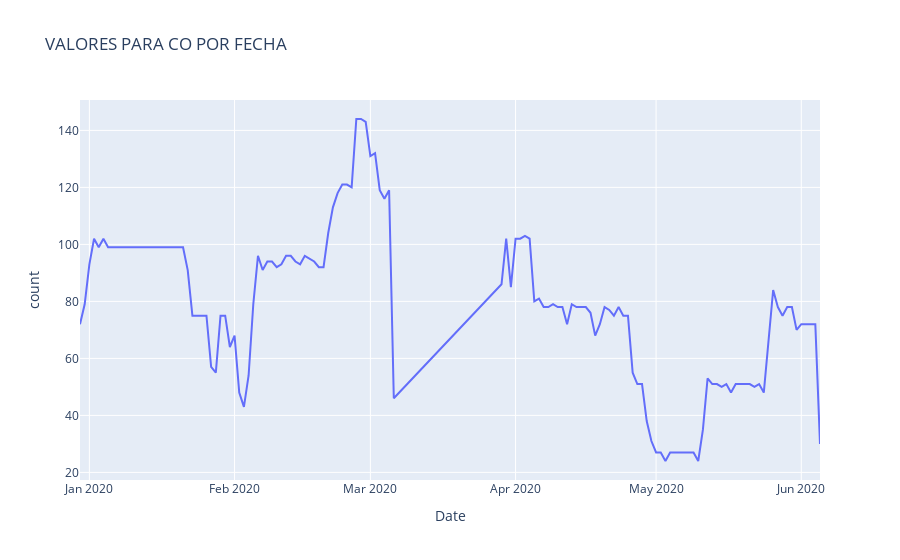
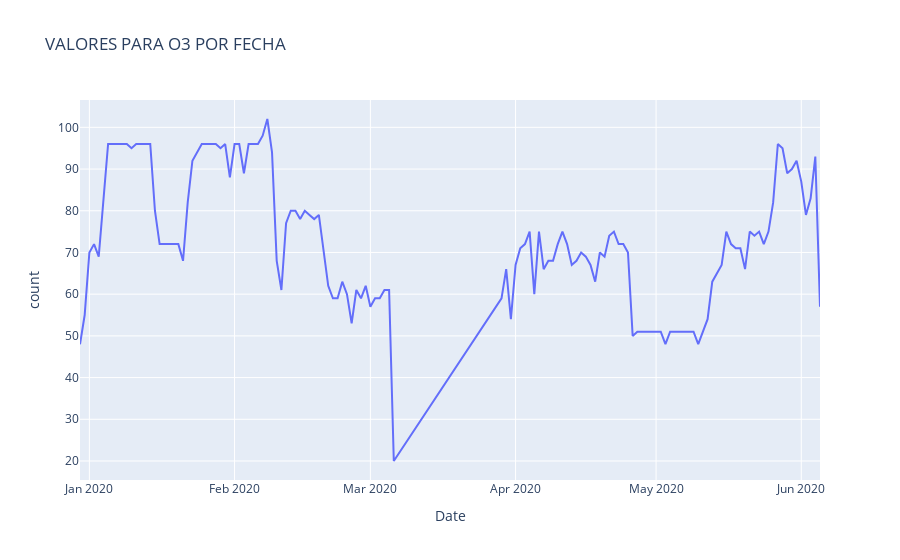

Notebook code cell kept with these figures, in order:
### Markdown cell above
En los días de cuarentena se vió un aumento significativo del ozono superficial, cercano a los valores de base de ozono superficial del planeta, como consecuencia de la disminución en la concentración de CO. El aumento en la cantidad de ozono está relacionado con la disminución de monóxido de carbono, debido a que estos gases reaccionan entre sí, y una menor concentración del CO produce un incremento en las concentraciones del O3.

### Code cell
fig2.show()
fig3.show()

### Figure 1 — Plotly figure (JSON) as saved in the notebook; plotly's stock layout.template omitted (floating-point values rounded to 4 significant figures; data arrays with more than 128 entries replaced by an {"elided": "..."} marker saying what was removed)
{"data": [{"hovertemplate": "Date=%{x}<br>count=%{y}<extra></extra>", "legendgroup": "", "line": {"color": "#636efa", "dash": "solid"}, "mode": "lines", "name": "", "orientation": "v", "showlegend": false, "type": "scatter", "x": {"elided": "137 str values"}, "xaxis": "x", "y": {"elided": "137 int values"}, "yaxis": "y"}], "layout": {"legend": {"tracegroupgap": 0}, "title": {"text": "VALORES PARA CO POR FECHA"}, "xaxis": {"anchor": "y", "domain": [0, 1], "title": {"text": "Date"}}, "yaxis": {"anchor": "x", "domain": [0, 1], "title": {"text": "count"}}}}

### Figure 2 — Plotly figure (JSON) as saved in the notebook; plotly's stock layout.template omitted (floating-point values rounded to 4 significant figures; data arrays with more than 128 entries replaced by an {"elided": "..."} marker saying what was removed)
{"data": [{"hovertemplate": "Date=%{x}<br>count=%{y}<extra></extra>", "legendgroup": "", "line": {"color": "#636efa", "dash": "solid"}, "mode": "lines", "name": "", "orientation": "v", "showlegend": false, "type": "scatter", "x": {"elided": "137 str values"}, "xaxis": "x", "y": {"elided": "137 int values"}, "yaxis": "y"}], "layout": {"legend": {"tracegroupgap": 0}, "title": {"text": "VALORES PARA O3 POR FECHA"}, "xaxis": {"anchor": "y", "domain": [0, 1], "title": {"text": "Date"}}, "yaxis": {"anchor": "x", "domain": [0, 1], "title": {"text": "count"}}}}
